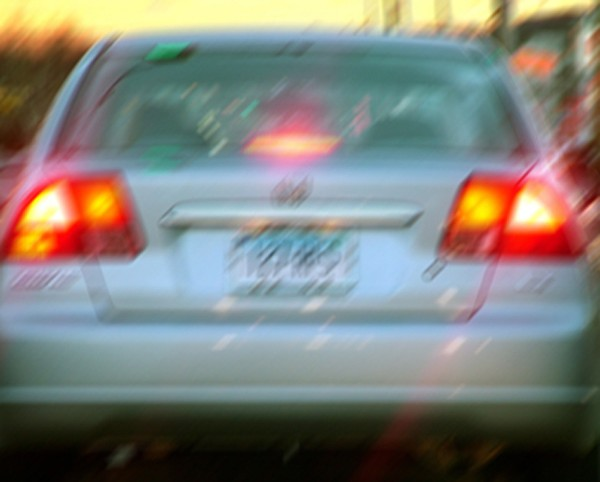
//> input picture Resources/licenseplate_motion.jpg, 600 x 482 px
$ ./main ../../../Resources/licenseplate_motion.jpg   (built with g++ and OpenCV 4)
//> lines starting //> are read from the running program, lines starting //| are printed output that depends on the picture
//============================================================================
// Name        :
// Author      : Vladislav Antonov
// Version     :
// Description : Block generation program for DFT transforms, based on:
//             : Michael Hirsch, Christian J. Schuler, Stefan Harmeling
//             : and Bernhard Scholkopf
//             : Fast Removal of Non-uniform Camera Shake
//             : Proc. IEEE International Conference on Computer Vision 2011
//             : sharp image update
// Created on  : April 10, 2012
//============================================================================

#include <opencv2/core/core.hpp>
#include <opencv2/core/mat.hpp>
#include <opencv2/highgui/highgui.hpp>
#include <opencv2/imgproc/imgproc.hpp>

using namespace std;

const int amp = 15;

// [19 lines left out: function Ximgset, not called in this run]

/*
 * Window function: Bartlett-Hanning window
 */
void DFTWindow(cv::Mat &imga) {
  for (int row = 0; row < imga.rows; row++) {
    float s1 = 0.62 - 0.48 * abs((1.0 * row / (imga.rows - 1)) - 0.5) +
               0.38 * cos(2 * CV_PI * ((1.0 * row / (imga.rows - 1)) - 0.5));
    for (int col = 0; col < imga.cols; col++) {
      float s2 = ((float *)(imga.data + row * imga.step))[col];
      s2 *= s1;
      s2 *= 0.62 - 0.48 * abs((1.0 * col / (imga.cols - 1)) - 0.5) +
            0.38 * cos(2 * CV_PI * ((1.0 * col / (imga.cols - 1)) - 0.5));
      ((float *)(imga.data + row * imga.step))[col] = s2;
    }
  }
}

/*
 * This function selects block
 * with upper left position (x,y)
 * with size (xw,yw) and frames (px, py)
 */

void BlockSel(cv::Mat &imga, cv::Mat &imgb, int x, int y, int x1, int y1,
              int px, int py) {
  int x2 = (x1 + 2 * px);
  int y2 = (y1 + 2 * py);
  int xmin = (2 * x - x2 + x1) / 2;
  int xmax = (2 * x + x2 + x1) / 2;
  int ymin = (2 * y - y2 + y1) / 2;
  int ymax = (2 * y + y2 + y1) / 2;

  for (int row = ymin; row < ymax; row++)
    for (int col = xmin; col < xmax; col++) {
      int i, j;

      // replicate boundary conditions
      if ((row) >= 0) {
        if ((row) < (imga.rows)) {
          i = row;
        } else {
          i = imga.rows - 1;
        }

      } else {
        i = 0;
      }

      if ((col) >= 0) {
        if ((col) < (imga.cols)) {
          j = col;
        } else {
          j = imga.cols - 1;
        }

      } else {
        j = 0;
      }

      float s2 = ((float *)(imga.data + i * imga.step))[j];
      ((float *)(imgb.data + (row - ymin) * imgb.step))[col - xmin] = s2;
    }
}

/*
 * This function puts back block
 * with upper left position (x,y)
 * with size (xw,yw) and frames (px, py)
 */

void BlockPut(cv::Mat &imga, cv::Mat &imgb, int x, int y, int x1, int y1,
              int px, int py) {
  for (int row = y, row1 = py; row < std::min(y + y1, imga.rows); row++, row1++)
    for (int col = x, col1 = px; col < std::min(x + x1, imga.cols);
         col++, col1++) {
      float s2 = ((float *)(imgb.data + row1 * imgb.step))[col1];
      ((float *)(imga.data + (row)*imga.step))[col] = s2;
    }
}

/*
 * Function which introduces
 * blurring kernel on image
 * with periodic boundary conditions
 * kernel is spatially dependent
 */

void BlurrPBCsv(cv::Mat &imga, float rot[], cv::Mat &imgc, int tr = 0) {
  float s2, s3;
  int i, j;
  float xb, yb;
  int iter = 0;

  float u0 = imga.cols / 2.0, v0 = imga.rows / 2.0;
  float FOVx = u0 * 2.0, FOVy = u0 * 2.0;

  for (int row = 0; row < imga.rows; row++) {
    // cout << row << '\n';
    for (int col = 0; col < imga.cols; col++) {
      s2 = 0;

      // calculate unit vector of rotation
      float x0 = (col - u0) / (FOVx), y0 = (row - v0) / (FOVy);
      float urx = rot[0];
      float ury = rot[1];
      float urz = rot[2];
      float sur = sqrt(urx * urx + ury * ury + urz * urz);
      float c, s, cc;
      float Rt[9];

      if (sur != 0) {
        urx /= sur;
        ury /= sur;
        urz /= sur;
      } else {
        urx = 0;
        ury = 0;
        urz = 0;
      }
      c = cos(sur), s = sin(sur), cc = 1 - c;
      // inverse of the rotation matrix
      Rt[0] = urx * urx * cc + c;
      Rt[1] = urx * ury * cc - urz * s;
      Rt[2] = urx * urz * cc + ury * s;
      Rt[3] = ury * urx * cc + urz * s;
      Rt[4] = ury * ury * cc + c;
      Rt[5] = ury * urz * cc - urx * s;
      Rt[6] = urz * urx * cc - ury * s;
      Rt[7] = urz * ury * cc + urx * s;
      Rt[8] = urz * urz * cc + c;

      // here the kernel is changed
      float x1 = (Rt[0] * x0 + Rt[1] * y0 + Rt[2] * 1.0) /
                 (Rt[6] * x0 + Rt[7] * y0 + Rt[8] * 1.0);
      float y1 = (Rt[3] * x0 + Rt[4] * y0 + Rt[5] * 1.0) /
                 (Rt[6] * x0 + Rt[7] * y0 + Rt[8] * 1.0);
      xb = x1 * (FOVx) + u0 - col;
      yb = y1 * (FOVy) + v0 - row;

      // sparse kernel
      int dims[] = {2 * int(abs(xb) + 0.5) + 3, 2 * int(abs(yb) + 0.5) + 3};
      cv::SparseMat skernel = cv::SparseMat(2, dims, CV_32F);

      float bstep = int(2.0 * sqrt(xb * xb + yb * yb) + 0.5);
      float step = 1.0 / bstep;
      for (int jj = 0; jj < bstep; jj++) {
        float xd = (xb * jj / bstep) + dims[0] / 2;
        float yd = (yb * jj / bstep) + dims[1] / 2;
        // sparse kernel
        int idx[] = {int(xd), int(yd)};
        skernel.ref<float>(idx) +=
            (int(xd) - xd + 1) * (int(yd) - yd + 1) * step;
        idx[0] = int(xd);
        idx[1] = int(yd + 1);
        skernel.ref<float>(idx) += (int(xd) - xd + 1) * (yd - int(yd)) * step;
        idx[0] = int(xd + 1);
        idx[1] = int(yd);
        skernel.ref<float>(idx) += (xd - int(xd)) * (int(yd) - yd + 1) * step;
        idx[0] = int(xd + 1);
        idx[1] = int(yd + 1);
        skernel.ref<float>(idx) += (xd - int(xd)) * (yd - int(yd)) * step;
      }

      // sparse kernel sum
      float kernelsum = 0;
      for (auto it = skernel.begin(); it != skernel.end(); ++it) {
        kernelsum += it.value<float>();
      }

      // normalize sparse kernel
      for (auto it = skernel.begin(); it != skernel.end(); ++it) {
        it.value<float>() /= kernelsum;
      }

      iter++;

      for (auto it = skernel.begin(); it != skernel.end(); ++it) {
        cv::SparseMat::Node *node = it.node();
        int *idx = node->idx;
        float val = it.value<float>();

        int row1, col1;

        // here the kernel is transposed
        if (tr == 0) {
          row1 = idx[1];
          col1 = idx[0];
        } else {
          row1 = dims[1] - 1 - idx[1];
          col1 = dims[0] - 1 - idx[0];
        }

        // replicate boundary conditions
        if ((row - row1 + dims[1] / 2) >= 0) {
          if ((row - row1 + dims[1] / 2) < (imga.rows)) {
            i = row - row1 + dims[1] / 2;
          } else {
            i = imga.rows - 1;
          }

        } else {
          i = 0;
        }

        if ((col - col1 + dims[0] / 2) >= 0) {
          if ((col - col1 + dims[0] / 2) < (imga.cols)) {
            j = col - col1 + dims[0] / 2;
          } else {
            j = imga.cols - 1;
          }

        } else {
          j = 0;
        }

        s3 = ((float *)(imga.data + i * imga.step))[j] * val;
        s2 += s3;
      }

      ((float *)(imgc.data + row * imgc.step))[col] = s2;
    }
  }
}

/*
 * This procedure is used to return the inverse of
 * the Fourier transform matrix,
 * regularized as defined in paper:
 *
 * D. Krishnan, R. Fergus.
 * Fast Image Deconvolution using Hyper-Laplacian Priors
 * Neural Information Processing Systems 2009
 *
 * imgq, imgq1 - regularization operator, applied
 * on initial image imga1
 */
void FMatInv(cv::Mat &imgw, cv::Mat &imgq, cv::Mat &imgq1, float gamma) {
  float a1, a2, a3, a4, a5, a6, sum;  // temporal variables for matrix inversion
  int w, h, h2, w2;                   // image width and height, help variables

  w = imgw.cols;
  h = imgw.rows;

  w2 = ((w % 2 == 0) ? w - 2 : w - 1);
  h2 = ((h % 2 == 0) ? h - 2 : h - 1);

  // sets upper left
  ((float *)(imgw.data))[0] =
      ((float *)(imgw.data))[0] /
      (((float *)(imgw.data))[0] * ((float *)(imgw.data))[0] +
       gamma * ((float *)(imgq.data))[0] * ((float *)(imgq.data))[0]);

  // set first column
  for (int row = 1; row < h2; row += 2) {
    a1 = ((float *)(imgw.data + row * imgw.step))[0];
    a2 = ((float *)(imgw.data + (row + 1) * imgw.step))[0];
    a3 = ((float *)(imgq.data + row * imgq.step))[0];
    a4 = ((float *)(imgq.data + (row + 1) * imgq.step))[0];
    a5 = ((float *)(imgq1.data + row * imgq1.step))[0];
    a6 = ((float *)(imgq1.data + (row + 1) * imgq1.step))[0];
    sum = a1 * a1 + a2 * a2 + gamma * (a3 * a3 + a4 * a4 + a5 * a5 + a6 * a6);
    ((float *)(imgw.data + row * imgw.step))[0] = a1 / sum;
    ((float *)(imgw.data + (row + 1) * imgw.step))[0] = -a2 / sum;
  }

  // sets down left if needed
  if (h % 2 == 0) {
    ((float *)(imgw.data + (h - 1) * imgw.step))[0] =
        ((float *)(imgw.data + (h - 1) * imgw.step))[0] /
        (((float *)(imgw.data + (h - 1) * imgw.step))[0] *
             ((float *)(imgw.data + (h - 1) * imgw.step))[0] +
         gamma * ((float *)(imgq.data + (h - 1) * imgq.step))[0] *
             ((float *)(imgq.data + (h - 1) * imgq.step))[0] +
         gamma * ((float *)(imgq1.data + (h - 1) * imgq1.step))[0] *
             ((float *)(imgq1.data + (h - 1) * imgq1.step))[0]);
  }

  if (w % 2 == 0) {
    // sets upper right
    ((float *)(imgw.data))[w - 1] =
        ((float *)(imgw.data))[w - 1] /
        (((float *)(imgw.data))[w - 1] * ((float *)(imgw.data))[w - 1] +
         gamma * ((float *)(imgq.data))[w - 1] * ((float *)(imgq.data))[w - 1] +
         gamma * ((float *)(imgq1.data))[w - 1] *
             ((float *)(imgq1.data))[w - 1]);

    // set last column
    for (int row = 1; row < h2; row += 2) {
      a1 = ((float *)(imgw.data + row * imgw.step))[w - 1];
      a2 = ((float *)(imgw.data + (row + 1) * imgw.step))[w - 1];
      a3 = ((float *)(imgq.data + row * imgq.step))[w - 1];
      a4 = ((float *)(imgq.data + (row + 1) * imgq.step))[w - 1];
      a5 = ((float *)(imgq1.data + row * imgq1.step))[w - 1];
      a6 = ((float *)(imgq1.data + (row + 1) * imgq1.step))[w - 1];
      sum = a1 * a1 + a2 * a2 + gamma * (a3 * a3 + a4 * a4 + a5 * a5 + a6 * a6);
      ((float *)(imgw.data + row * imgw.step))[w - 1] = a1 / sum;
      ((float *)(imgw.data + (row + 1) * imgw.step))[w - 1] = -a2 / sum;
    }

    // sets down right
    if (h % 2 == 0) {
      ((float *)(imgw.data + (h - 1) * imgw.step))[w - 1] =
          ((float *)(imgw.data + (h - 1) * imgw.step))[w - 1] /
          (((float *)(imgw.data + (h - 1) * imgw.step))[w - 1] *
               ((float *)(imgw.data + (h - 1) * imgw.step))[w - 1] +
           gamma * ((float *)(imgq.data + (h - 1) * imgq.step))[w - 1] *
               ((float *)(imgq.data + (h - 1) * imgq.step))[w - 1] +
           gamma * ((float *)(imgq1.data + (h - 1) * imgq1.step))[w - 1] *
               ((float *)(imgq1.data + (h - 1) * imgq1.step))[w - 1]);
    }
  }

  for (int row = 0; row < h; row++) {
    for (int col = 1; col < w2; col += 2) {
      a1 = ((float *)(imgw.data + row * imgw.step))[col];
      a2 = ((float *)(imgw.data + row * imgw.step))[col + 1];
      a3 = ((float *)(imgq.data + row * imgq.step))[col];
      a4 = ((float *)(imgq.data + row * imgq.step))[col + 1];
      a5 = ((float *)(imgq1.data + row * imgq1.step))[col];
      a6 = ((float *)(imgq1.data + row * imgq1.step))[col + 1];
      sum = a1 * a1 + a2 * a2 + gamma * (a3 * a3 + a4 * a4 + a5 * a5 + a6 * a6);
      ((float *)(imgw.data + row * imgw.step))[col] = a1 / sum;
      ((float *)(imgw.data + row * imgw.step))[col + 1] = (-a2 / sum);
    }
  }
}

/*
 * This procedure does deconvolution
 * of two images via the DFT
 * with regularization
 * as defined in paper:
 *
 * D. Krishnan, R. Fergus.
 * Fast Image Deconvolution using Hyper-Laplacian Priors
 * Neural Information Processing Systems 2009
 *
 * imgq1, imgq2 - regularization operators
 * applied on initial image imga1
 *
 */

void FDFilter(cv::Mat &imga1, cv::Mat &imgb1, cv::Mat &imgc, cv::Mat &imgq1,
              cv::Mat &imgq2, float gamma) {
  cv::Mat imga = imga1.clone();
  cv::Mat imgb = imgb1.clone();
  cv::Mat imgq = imgq1.clone();
  cv::Mat imgqb = imgq2.clone();

  // Forward Fourier Transform of initial and blurring image
  cv::dft(imga, imga);
  cv::dft(imgb, imgb);
  cv::dft(imgq, imgq);
  cv::dft(imgqb, imgqb);

  // inverts Fourier transformed blurred
  FMatInv(imgb, imgq, imgqb, gamma);

  // blurring by multiplication
  cv::mulSpectrums(imga, imgb, imgb, 0);

  // Backward Fourier Transform
  cv::dft(imgb, imgc, cv::DFT_INVERSE | cv::DFT_SCALE);
}

/*
 * This procedure sets the blurr image
 * which is DFT transformed for blurring
 * using given kernel
 * Note that the blurr image should be the same size
 * as the image to be blurred by DFT
 */
void Blurrset(cv::Mat &imga,
              cv::Mat &krnl)  // sets the blurr image via a kernel
{
  // Get the size of the matrix.
  int rows = krnl.rows;
  int cols = krnl.cols;

  // Split the input matrix into quadrants.
  // Top-left to bottom-right and top-right to bottom-left
  int midRow = rows / 2;
  int midCol = cols / 2;

  // Top-left quadrant
  cv::Mat q0(krnl, cv::Rect(0, 0, midCol, midRow));
  // Bottom-right quadrant
  cv::Mat q1(krnl, cv::Rect(midCol, midRow, midCol + 1, midRow + 1));
  // Bottom-left quadrant
  cv::Mat q2(krnl, cv::Rect(0, midRow, midCol, midRow + 1));
  // Top-right quadrant
  cv::Mat q3(krnl, cv::Rect(midCol, 0, midCol + 1, midRow));

  // Swap quadrants
  q0.copyTo(
      imga(cv::Rect(imga.cols - midCol, imga.rows - midRow, midCol, midRow)));
  q1.copyTo(imga(cv::Rect(0, 0, midCol + 1, midRow + 1)));
  q2.copyTo(imga(cv::Rect(imga.cols - midCol, 0, midCol, midRow + 1)));
  q3.copyTo(imga(cv::Rect(0, imga.rows - midRow, midCol + 1, midRow)));
}

/*
 * Block deblurring procedure, using functions
 * for selecting and puting back blocks
 */

// [138 lines left out: function BlockDeblur, not called in this run]

int main(int argc, char *argv[]) {
  cv::Mat img, imgi, imgii, img1, img2, img3, img4,
      img5;              // initial, blurred, kernel, deblurred and noise image
  int m = 640, n = 480;  // image dimensions and radius of blurring
  // define real motion blurr
  float rot[3] = {1.0 * CV_PI / 180, 0.2 * CV_PI / 180, 0.0 * CV_PI / 180};

  // creates initial image
  if ((argc == 2) && (!(imgi = cv::imread(argv[1], 1)).empty())) {
//> imgi is the input picture: 482 rows x 600 cols, CV_8UC3; mean B, G, R 120.7, 127, 126.7
    img = cv::Mat(cv::Size(imgi.cols, imgi.rows), CV_32FC1);
    if (imgi.channels() != 1) {
      imgii = cv::Mat(cv::Size(imgi.cols, imgi.rows), imgi.depth(), 1);
      cv::cvtColor(imgi, imgii, cv::COLOR_RGB2GRAY);
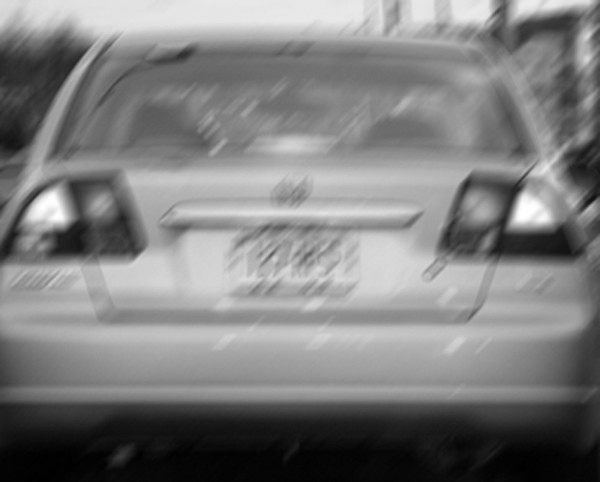
//> imgii: 482 rows x 600 cols, CV_8UC1; min 0, max 255, mean 125.1
      imgii.convertTo(img, CV_32F);
      img = img / 255.0;
    } else {
      imgi.convertTo(img, CV_32F);
      img = img / 255.0;
    }
  } else {
    img = cv::Mat(cv::Size(m, n), CV_32FC1);
    Ximgset(img);
  }

  // creates probe image to remove block artifacts
  img1 = img.clone();
  img1 = cv::Scalar(1.0);

  // direct blurring
  img3 = img.clone();
  BlurrPBCsv(img, rot, img3);
//> the loop in BlurrPBCsv, `for (int row = 0; row < imga.rows; row++)` made 482 passes
//> (s2, xb, yb, iter, i, j) on passes 1 to 3: (0.393, 4.79, -12.69, 600, 7, 597), (0.378, 4.78, -12.67, 1200, 8, 597), (0.369, 4.77, -12.65, 1800, 9, 597)
//> after the loop in BlurrPBCsv, `for (int row = 0; row < imga.rows; row++)`: s2 = 0.0527; xb = 0.577; yb = -11.66; iter = 289200; i = 481; j = 599
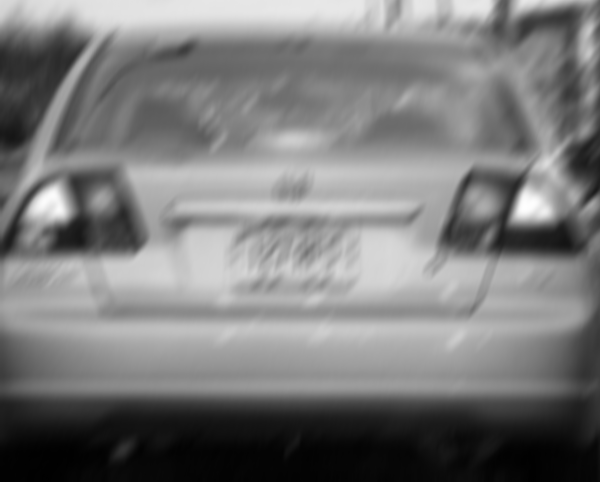
//> img3: 482 rows x 600 cols, CV_32FC1; min 0.00364, max 0.999, mean 0.481

  // probe deblurred images
  img2 = img1.clone();

  // image for reconstruction
  img4 = img.clone();
  img4 = 0;

  // kernel in space
  img5 = img.clone();
  img5 = 0;

  {
    cv::Mat imbl, imbbl, imblw;
    cv::Mat kernel;  // kernel for blurring
    int x, y, xw, yw, px, py, x_2, y_2;

    float u0 = img.cols / 2.0, v0 = img.rows / 2.0;
//> u0 = 300; v0 = 241
    float FOVx = u0 * 2.0, FOVy = u0 * 2.0;
//> FOVx = 600; FOVy = 600

    int blocksize = 9;
    xw = 1.0 * (blocksize);
    yw = 1.0 * (blocksize);

    for (x = 0; x < img3.cols; x += xw)
      for (y = 0; y < img3.rows; y += yw) {
        /*
         * Kernel calculation starts here
         */

        // calculate unit vector of rotation
        float x0 = (x - u0) / (FOVx), y0 = (y - v0) / (FOVy);
        float urx = rot[0];
        float ury = rot[1];
        float urz = rot[2];
        float sur = sqrt(urx * urx + ury * ury + urz * urz);
        float c, s, cc;
        float Rt[9];

        if (sur != 0) {
          urx /= sur;
          ury /= sur;
          urz /= sur;
        } else {
          urx = 0;
          ury = 0;
          urz = 0;
        }
        c = cos(sur), s = sin(sur), cc = 1 - c;
        // inverse of the rotation matrix
        Rt[0] = urx * urx * cc + c;
        Rt[1] = urx * ury * cc - urz * s;
        Rt[2] = urx * urz * cc + ury * s;
        Rt[3] = ury * urx * cc + urz * s;
        Rt[4] = ury * ury * cc + c;
        Rt[5] = ury * urz * cc - urx * s;
        Rt[6] = urz * urx * cc - ury * s;
        Rt[7] = urz * ury * cc + urx * s;
        Rt[8] = urz * urz * cc + c;

        // here the kernel is changed
        float x1 = (Rt[0] * x0 + Rt[1] * y0 + Rt[2] * 1.0) /
                   (Rt[6] * x0 + Rt[7] * y0 + Rt[8] * 1.0);
        float y1 = (Rt[3] * x0 + Rt[4] * y0 + Rt[5] * 1.0) /
                   (Rt[6] * x0 + Rt[7] * y0 + Rt[8] * 1.0);
        float xb = x1 * (FOVx) + u0 - x;
        float yb = y1 * (FOVy) + v0 - y;

        // motion blur kernel creation and definition
        kernel = cv::Mat(
            cv::Size(2 * int(abs(xb) + 0.5) + 3, 2 * int(abs(yb) + 0.5) + 3),
            CV_32FC1);
        kernel = 0;

        float bstep = int(2.0 * sqrt(xb * xb + yb * yb) + 0.5);
        float step = 1.0 / bstep;
        for (int jj = 0; jj < bstep; jj++) {
          float xd = (xb * jj / bstep) + kernel.cols / 2;
          float yd = (yb * jj / bstep) + kernel.rows / 2;
          ((float *)(kernel.data + int(yd) * (kernel.step)))[int(xd)] +=
              (int(xd) - xd + 1) * (int(yd) - yd + 1) * step;
          ((float *)(kernel.data + int(yd + 1) * (kernel.step)))[int(xd)] +=
              (int(xd) - xd + 1) * (yd - int(yd)) * step;
          ((float *)(kernel.data + int(yd) * (kernel.step)))[int(xd + 1)] +=
              (xd - int(xd)) * (int(yd) - yd + 1) * step;
          ((float *)(kernel.data + int(yd + 1) * (kernel.step)))[int(xd + 1)] +=
              (xd - int(xd)) * (yd - int(yd)) * step;
        }

        // normalize
        float kernelsum = 0;
        for (int row = 0; row < kernel.rows; row++)
          for (int col = 0; col < kernel.cols; col++)
            kernelsum += ((float *)(kernel.data + row * (kernel.step)))[col];

        for (int row = 0; row < kernel.rows; row++)
          for (int col = 0; col < kernel.cols; col++)
            ((float *)(kernel.data + row * (kernel.step)))[col] /= kernelsum;

        /*
         * Kernel calculation ends here
         */

        // block selection definition
        int ksize = max(2 * int(abs(xb) + 0.5) + 3, 2 * int(abs(yb) + 0.5) + 3);
        px = 2.0 * (2 * int(abs(xb) + 0.5) + 3);
        py = 2.0 * (2 * int(abs(yb) + 0.5) + 3);

        // optimal blocks for the DFT
        x_2 = cv::getOptimalDFTSize(xw + 2 * px);
        y_2 = cv::getOptimalDFTSize(yw + 2 * py);

        px = 0.5 * (x_2 - xw);
        py = 0.5 * (y_2 - yw);

        imbl = cv::Mat(cv::Size(x_2, y_2), img3.depth(), 1);
        imblw = cv::Mat(cv::Size(x_2, y_2), img3.depth(), 1);
        imbbl = cv::Mat(cv::Size(x_2, y_2), img3.depth(), 1);

        // regularization images
        cv::Mat imbll1 = cv::Mat(cv::Size(x_2, y_2), CV_32FC1);
        cv::Mat imbll2 = cv::Mat(cv::Size(x_2, y_2), CV_32FC1);
        imbll1 = 0;
        ((float *)(imbll1.data + (0) * imbll1.step))[0] = 1.0;
        imbll2 = 0;
        ((float *)(imbll2.data + (0) * imbll2.step))[0] = 1.0;
        cv::Sobel(imbll1, imbll1, -1, 1, 0);
        cv::Sobel(imbll2, imbll2, -1, 0, 1);

        // visualization of the blocks and segments
        BlockSel(img3, imbl, x, y, xw, yw, px, py);

        // ksetMoveXYb(kernel,xb,yb,0,0);
        Blurrset(imbbl, kernel);

        // applying window function
        DFTWindow(imbl);

        // block deblurring
        FDFilter(imbl, imbbl, imbl, imbll1, imbll2, 1e-5);

        // procedure for correction of block artefacts
        imblw = cv::Scalar(1.0);

        DFTWindow(imblw);
        FDFilter(imblw, imbbl, imblw, imbll1, imbll2, 1e-5);
        cv::divide(imbl, imblw, imbl);

        // prepare the weight mask
        BlockPut(img2, imblw, x, y, xw, yw, px, py);

        // return deblurred block
        BlockPut(img4, imbl, x, y, xw, yw, px, py);

        // cvScale(kernel,kernel,255.0);
        // cv::imshow("kernel", kernel);
        // cv::waitKey(2);
      }
//> this loop made 67 passes
//> (px, x_2) on passes 1 to 12: (27, 64), (27, 64), (22, 54), (22, 54), (22, 54), (22, 54), (22, 54), (22, 54), (22, 54), (22, 54), (22, 54), (22, 54)
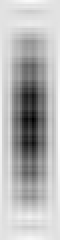
//> imblw: 120 rows x 30 cols, CV_32FC1 (shown 2 times larger); min -0.00725, max 0.00301, mean 6.91e-05; drawn with min black and max white
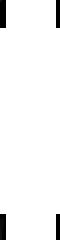
//> imbbl: 120 rows x 30 cols, CV_32FC1 (shown 2 times larger); min 0, max 1, mean 0.963
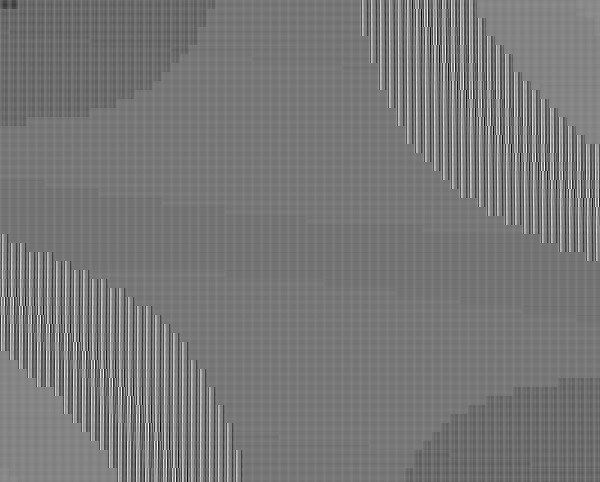
//> img2: 482 rows x 600 cols, CV_32FC1; min -0.0177, max 0.0115, mean -0.00387; drawn with min black and max white
//> after the loop, kernel = 27 rows, first 6: [0, 0, 0, 0, 0], [0, 0, 0.00198, 0.00298, 0], [0, 0, 0.0287, 0.0408, 0], [0, 0, 0.0395, 0.0465, 0], [0, 0, 0.0442, 0.0419, 0], [0, 0, 0.0488, 0.0372, 0]; px = 10; py = 55; x_2 = 30; y_2 = 120
  }

  // displays image
  cv::namedWindow("Initial", cv::WINDOW_AUTOSIZE);
  cv::imshow("Initial", img);
  cv::namedWindow("Probe", cv::WINDOW_AUTOSIZE);
  cv::imshow("Probe", img2);
  cv::namedWindow("Blurred", cv::WINDOW_AUTOSIZE);
  cv::imshow("Blurred", img3);
  cv::namedWindow("Deblurred", cv::WINDOW_AUTOSIZE);
  cv::imshow("Deblurred", img4);

  cv::waitKey(0);

  cv::destroyWindow("Initial");
  cv::destroyWindow("Blurred");
  cv::destroyWindow("Probe");
  cv::destroyWindow("Deblurred");

  return 0;
}
